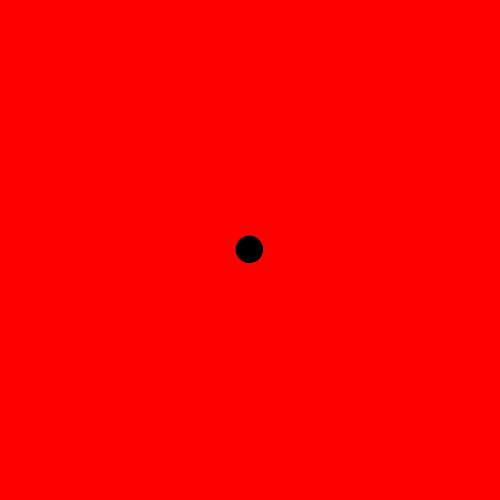
Frame 1 (no input)
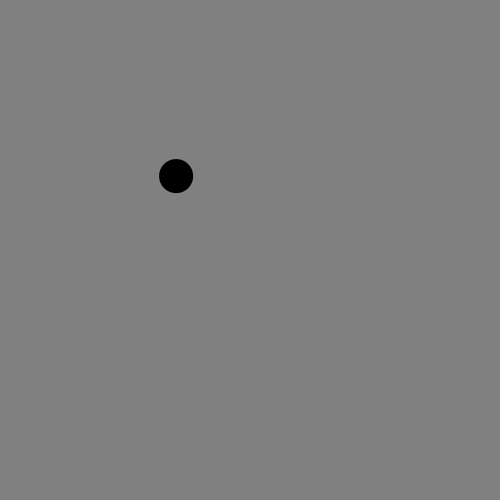
Frame 60 (the mouse pressed at the canvas centre just before this capture)
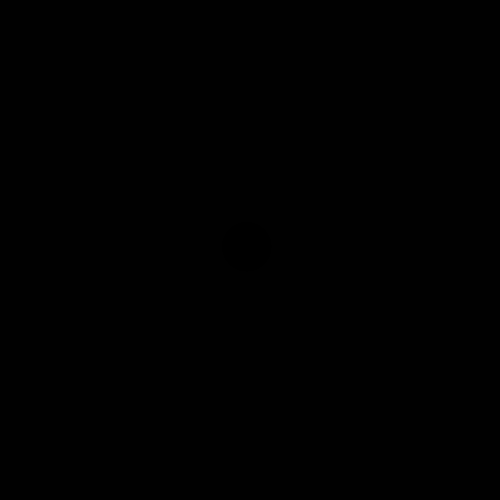
Frame 120 (the mouse held since frame 60 and released just before this capture)

The Processing sketch that drew these frames (run headless with seeded random() and noise(); from frame 60 on, the mouse is pressed at the canvas centre):

// Processing sketch: processing_145215
// ── processing_145215.pde

Entity entity = new Entity();
float bgCol = 255;

void setup() {
  size(500, 500);
  noStroke();
  fill(0);
}

void draw() {
  if (entity.distanceFromMouse <=2) background(255, 0, 0);
  else background(bgCol);
  entity.getNewPos();
  entity.show();
  bgCol = map(entity.distanceFromMouse, 0, 500, 0, 255);
}


class Entity {
  PVector location = new PVector(250, 250);
  PVector velocity = new PVector(0, 0);
  PVector acceleration;
  float size;
  float maxVel;
  float distanceFromMouse;

  void getNewPos() {
    PVector mouse = new PVector(mouseX, mouseY);
    PVector dir = PVector.sub(mouse, location);

    dir.normalize();
    acceleration = dir;
    velocity.add(dir);

    float maxDistance = sqrt(sq(width)+sq(height));
    velocity.limit(map(distanceFromMouse, 0, maxDistance, 3, 0.1));

    location.add(velocity);
    distanceFromMouse = dist(location.x, location.y, mouseX, mouseY);
    size = map(distanceFromMouse, 0, maxDistance, 50, 5);
  }

  void show() {
    ellipse(location.x, location.y, size, size);
  }
}
